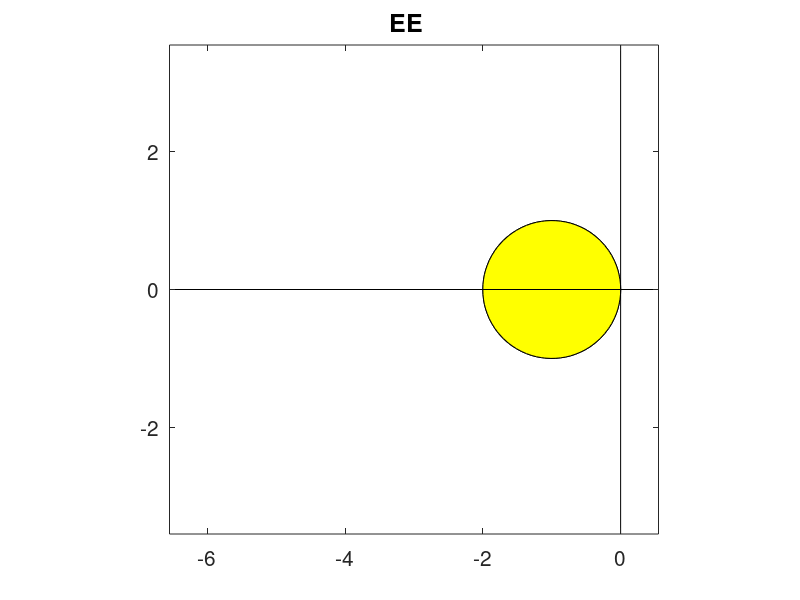
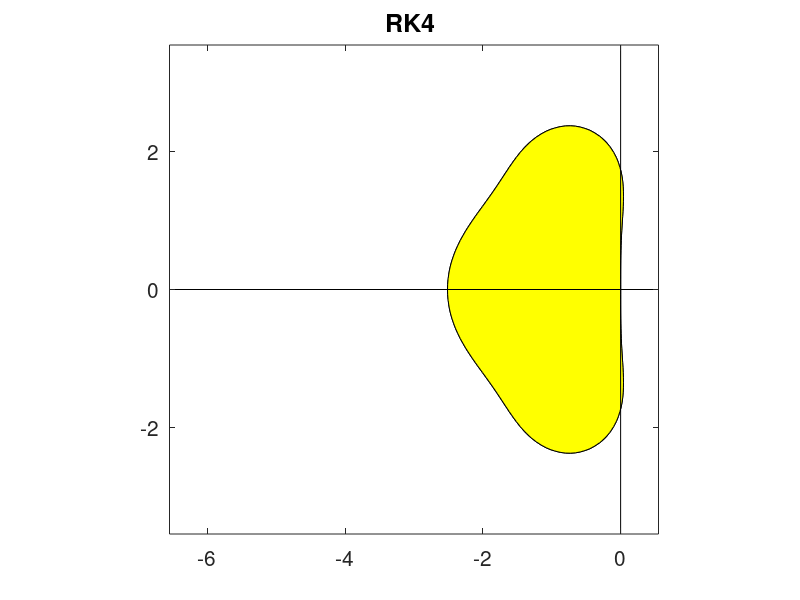
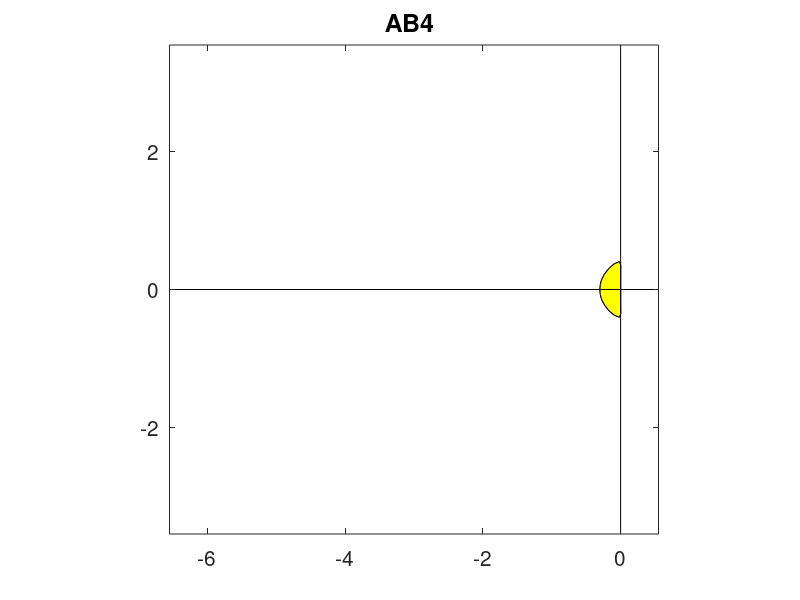
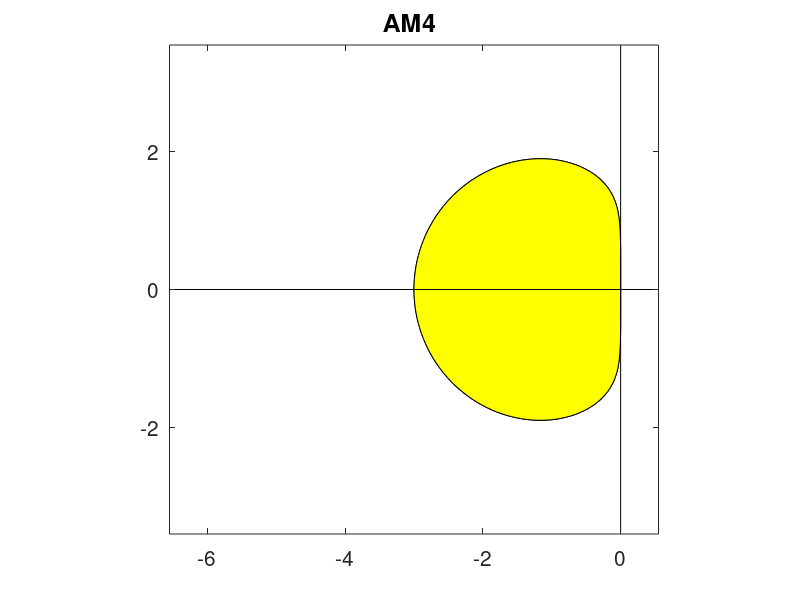

Reproduce these figures in MATLAB, in order.
% script StabContoursShort.m                         % Numerical Renaissance Codebase 1.0
Np=101; V=[1 1.0000000001]; figure(1);
name = strvcat('EE','RK4','AB4','AM4','BDF4','ESD4'); B=[ -6.55; 0.55; -3.55; 3.55];
LR=[B(1):(B(2)-B(1))/(Np-1):B(2)]'; LI=[B(3):(B(4)-B(3))/(Np-1):B(4)]';
for j=1:Np; for i=1:Np;  L=LR(j,1)+sqrt(-1)*LI(i,1);                                
  sig(i,j,1)=abs(1+L);                                             % EE
  sig(i,j,2)=abs(1+L+L^2/2+L^3/6);                                 % RK4
  sig(i,j,3)=max(abs(roots([1 -1 0 0 0]-[0 55 -59 37 -9]*L/24)));  % AB4
  sig(i,j,4)=max(abs(roots([1 -1 0 0]-[9 19 -5 1]*L/24)));         % AM4
  sig(i,j,5)=max(abs(roots([1 0 0 0 0]-[12*L 48 -36 16 -3]/25)));  % BDF4
  sig(i,j,6)=max(abs(roots([1 -1 0]-[29-6*L 20 -1]*L/48)));        % ESD4
end; end
for k=1:6;
  clf; contourf(LR(:),LI(:),1./sig(:,:,k),V,'k-'); colormap autumn;
  set(gca,'FontSize',15); axis('square'); title(name(k,:),'FontSize',18); hold on; 
  plot([B(1) B(2)],[0,0],'k-'); plot([0,0],[B(3) B(4)],'k-');
  hold off;  pause(1);  eval(['print -depsc ',sprintf('stab%s',name(k,:))])
end
